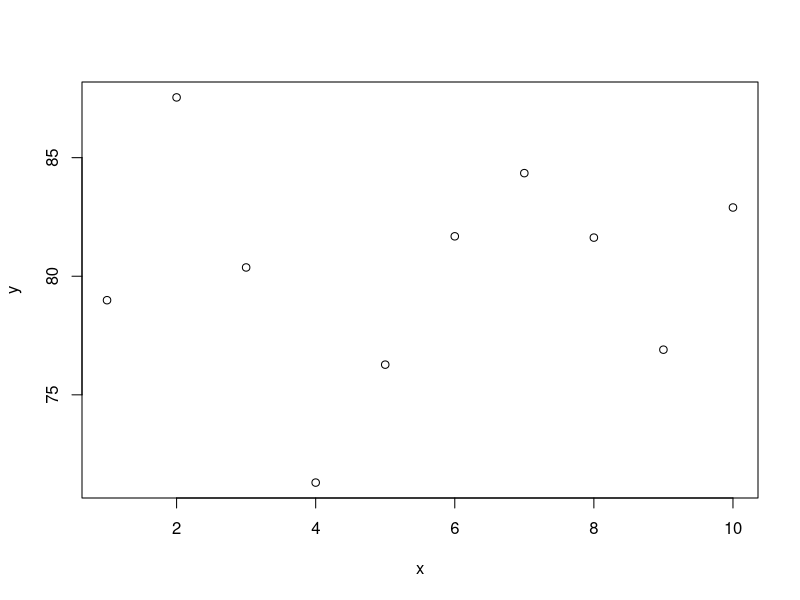

Recreate this plot in R.
# github ------

# Version Control ----

# Git is a distributed version control system.
# instead of saving heaps of files of the same thing over and over (v1, v2, v3) with small changes
# each time, use a version control system that keeps track of ONLY the changes each time.
# You move things from your 'Workspace' where you have heaps of files that you may not use all of,
# you move them to the 'Staging Area', and then to the 'Local repositary'.
# The 'Staging Area' contains JUST the files that you want to use, so you know which is the 'right' file.

# Aspects of github

# 1. 'Workspace' - files here are 'untracked'
# 2. 'Staging Area' - files here are 'staged'
# 3. 'Local Repositary' - files here are 'commited' or 'modidied' (post-committing)
#    (You can also have a 'Remote Repositary' which is where you host it eg. on github so someone can see it)

# In the terminal type:
# git config --global user.name "Tania M Kenyon"
# git config --global user.email "tania.kenyon@uqconnect.edu.au"

# Then create a New Project and make sure you tick 'Create a git repositery'
# Then save an R script (this one - 'github_repositaries') and then
# in the Git tab (next to History) it will show the R script and the status
# If the status is ?? it means the files are 'untracked'

x=seq(1, 10, len=10)
y=40*2 + rnorm(10,0,5)
plot(x,y)
summary(y)

# Now, say you are happy with your code, committ it.
# Select the file, the 'github_repositaries' and tick it, then click 'Commit'
# type in the comments what you have done, e.g 'This is the initial commit' or
# added analsis of x, y, z.

# ****A git repositary is a .git folder***
# So now we have a git repositary with a 'HEAD' and a branch - 'MASTER'

# So the R script just has the HEAD (latest), 
# but the git file has all of the history

# Commits are cheap - commit often!!

# Tagging commits:

# It changes your documents, your files, to hexcode.
# You can 'tag' a commit so that it has a proper name instead of a hex code.
# e.g. if you wanted to call it V1 when you have submitted a paper with 
# the current analysis.
# Go to the cog symbol in 'Git' tab, open 'Shell'.
# Type: git tag -a 'V.1' -m 'Version 1' 
# Replace 'V.1' with whatever (no spaces allowed)
# Replace 'Version 1' with whatever.

# OPTIONS

# 1. Checkout - moves the head back to a previous point and commits from then on in another direction (branch)
# 2. Reset - VERY VIOLENT. you know no-one has committed on top of what you've done and it 
# was silly and you want to delete it all.
# 3. Revert - Jumps back in time.

# To Checkout - go to shell and type: git checkout 4fe70
# Now the summary.R file doesn't exist and we are looking at an old version.
# Agree with RStudio to close that file.
# To get back to the future (the latest file) type: git checkout master
# OR go to the dropdown arrow in Git tab and click on master
